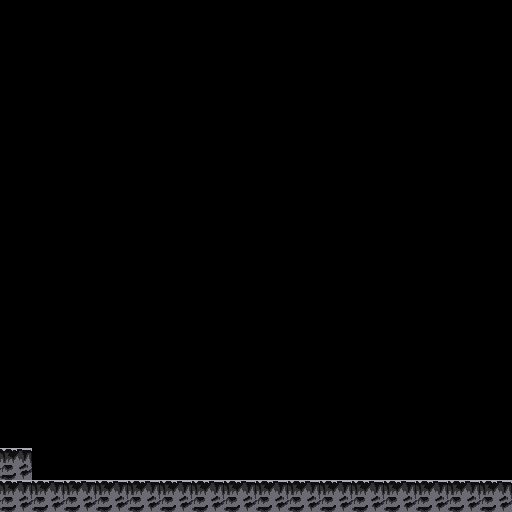

The image is a tile-based game level rendered from a .tmx file. Its description and complete source (layers, tilesets, objects, tile grids) follow:
An orthogonal 16x16 tile map with 32x32 px tiles, 1 tile layer (level).

<map version="1.10" tiledversion="1.11.1.1" orientation="orthogonal" renderorder="right-down" width="16" height="16" tilewidth="32" tileheight="32" infinite="0" nextlayerid="3" nextobjectid="1">
 <tileset firstgid="1" source="Foreground.tsx" />
 <layer id="1" name="level" width="16" height="16">
  <data encoding="csv">
0,0,0,0,0,0,0,0,0,0,0,0,0,0,0,0,
0,0,0,0,0,0,0,0,0,0,0,0,0,0,0,0,
0,0,0,0,0,0,0,0,0,0,0,0,0,0,0,0,
0,0,0,0,0,0,0,0,0,0,0,0,0,0,0,0,
0,0,0,0,0,0,0,0,0,0,0,0,0,0,0,0,
0,0,0,0,0,0,0,0,0,0,0,0,0,0,0,0,
0,0,0,0,0,0,0,0,0,0,0,0,0,0,0,0,
0,0,0,0,0,0,0,0,0,0,0,0,0,0,0,0,
0,0,0,0,0,0,0,0,0,0,0,0,0,0,0,0,
0,0,0,0,0,0,0,0,0,0,0,0,0,0,0,0,
0,0,0,0,0,0,0,0,0,0,0,0,0,0,0,0,
0,0,0,0,0,0,0,0,0,0,0,0,0,0,0,0,
0,0,0,0,0,0,0,0,0,0,0,0,0,0,0,0,
0,0,0,0,0,0,0,0,0,0,0,0,0,0,0,0,
1,0,0,0,0,0,0,0,0,0,0,0,0,0,0,0,
1,1,1,1,1,1,1,1,1,1,1,1,1,1,1,1
</data>
 </layer>
</map>